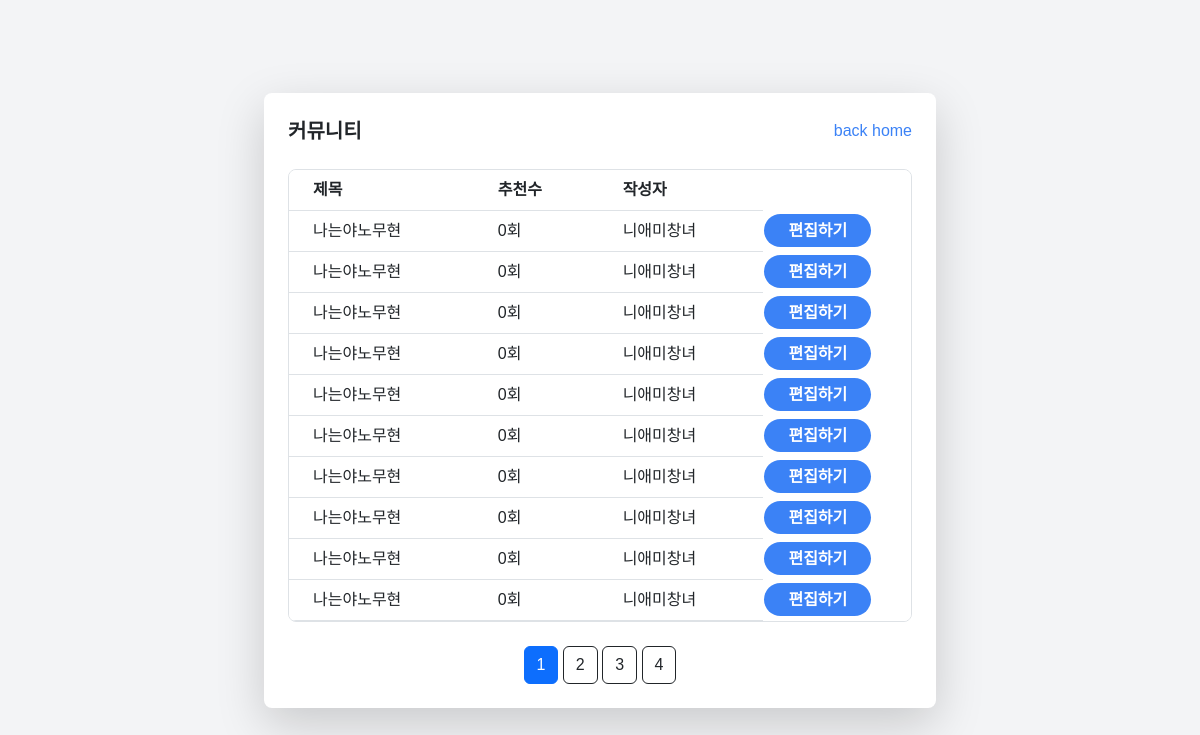
Page /post (signed in) on the committed database.
### tables this page shows
CREATE TABLE post
                        (id INTEGER PRIMARY KEY AUTOINCREMENT, title text, content text, date text, writerid text, up integer, down integer, views integer);

### web.py (the view)
@app.route('/post', methods=['GET'])
def post_page():
    page = request.args.get('page')
    if page is None:
        page = 1
    else:
        page = int(page)
    all_posts = module_db.get_all_posts()
    posts = all_posts[(page-1)*10:page*10]
    o_lenpage = int(len(all_posts) / 10 + 1)
    print(o_lenpage)
    lenpage = range(1, o_lenpage+1)
    if o_lenpage > 6:
        if page < 4:
            r_lenpage = lenpage[:6]
        else:
            r_lenpage = lenpage[int(page)-3:int(page)+3]
    else:
        r_lenpage = lenpage
    print(lenpage)
    print(session.get('id'))
    return render_template('post.html', posts=posts, lenpage=r_lenpage, page=page, username=session.get('id'), admin=module_db.check_admin(session.get('id')))

### db/module_db.py (called while the page is built)
def check_admin(id):
    conn = sqlite3.connect(db_path)
    cursor = conn.cursor()
    cursor.execute("SELECT * FROM user WHERE id=?", (id,))
    result = cursor.fetchone()
    conn.close()
    if result[5] == 1:
        return True
    else:
        return False

def get_all_posts():
    conn = sqlite3.connect(db_path)
    cursor = conn.cursor()
    cursor.execute("SELECT * FROM post ORDER BY id DESC")
    result = cursor.fetchall()
    conn.close()
    return result

### templates/post.html (shortened to what this page needs)
<!DOCTYPE html>
<html lang="en">
<head>
    <script src="https://cdn.tailwindcss.com"></script>
    <link href="https://cdn.jsdelivr.net/npm/bootstrap@5.3.3/dist/css/bootstrap.min.css" rel="stylesheet">
</head>
<body class="bg-gray-100 flex items-center justify-center min-h-screen">
    <div class="bg-white shadow-lg rounded-lg p-6 w-full max-w-2xl">
        <div class="flex justify-between items-center mb-4">
            <h1 class="text-xl font-bold">커뮤니티</h1>
            <a href="/" class="text-blue-500 hover:underline">back home</a>
        </div>
        <div class="border rounded-lg overflow-hidden">
            <table class="min-w-full bg-white">
                <thead>
                    <tr>
                        <th class="py-2 px-4 border-b">제목</th>
                        <th class="py-2 px-4 border-b">추천수</th>
                        <th class="py-2 px-4 border-b">작성자</th>
                    </tr>
                </thead>
                <tbody>
                    {% for data in posts %}
                    <tr>
                        <td class="py-2 px-4 border-b"><a href="{{ url_for('post_page', id=data[0]) }}">{{ data[1] }}</a></td>
                        <td class="py-2 px-4 border-b">{{ data[-3] }}회</td>
                        <td class="py-2 px-4 border-b">{{ data[-4] }}</td>
                        {% if username == data[-4] or admin %}
                        <td>
                            <a href="{{ url_for('notice_delete', id=data[0]) }}" class="bg-blue-500 hover:bg-blue-700 text-white font-bold py-2 px-4 rounded-full">편집하기</a>
                        </td>
                        {% endif %}
                    </tr>
                    {% endfor %}
                </tbody>
            </table>
        </div>
        <br />
        <div class='atag'>
            {% for i in lenpage %}
            {% if i == page %}
            <a href="/post?page={{ i }}" class="btn btn-primary">{{ i }}</a>
            {% else %}
            <a href="/post?page={{ i }}" class="btn btn-outline-dark">{{ i }}</a>
            {% endif %}
            {% endfor %}
        </div>
    </div>
</body>
</html>

### templates/post.html (style rules this page uses)
body { font-family: 'Noto Sans KR', sans-serif; }
.atag { text-align: center; }

### rows in the picture
post: title "나는야노무현", up "0", writerid "니애미창녀"
post: title "나는야노무현", up "0", writerid "니애미창녀"
post: title "나는야노무현", up "0", writerid "니애미창녀"
post: title "나는야노무현", up "0", writerid "니애미창녀"
post: title "나는야노무현", up "0", writerid "니애미창녀"
post: title "나는야노무현", up "0", writerid "니애미창녀"
post: title "나는야노무현", up "0", writerid "니애미창녀"
post: title "나는야노무현", up "0", writerid "니애미창녀"
post: title "나는야노무현", up "0", writerid "니애미창녀"
post: title "나는야노무현", up "0", writerid "니애미창녀"

### other values in the picture
{{ i }} "1"
{{ i }} "2" "3" "4"
